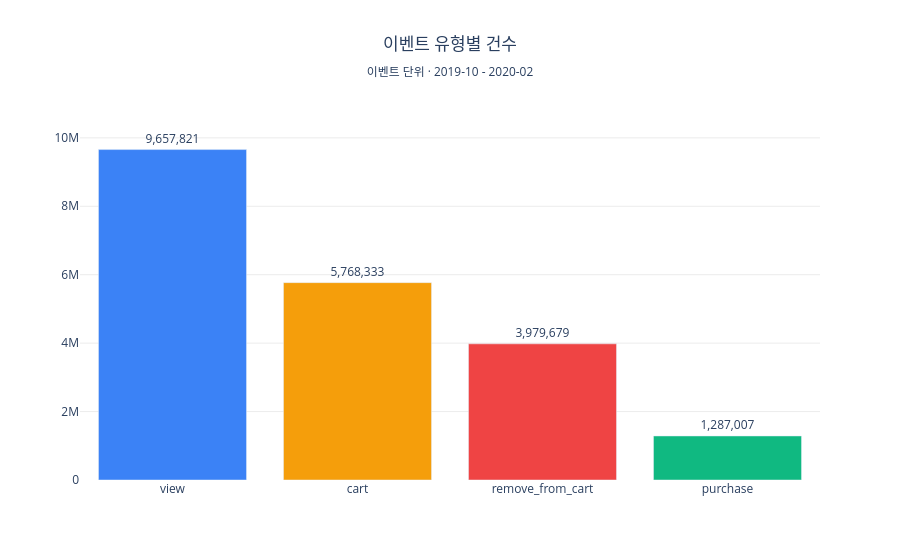

Here is the notebook cell this chart was saved with:
### Code cell
y = event_dist['건수']
fig = go.Figure(go.Bar(
    x=event_dist['event_type'],
    y=y,
    marker_color=[color_map.get(t, '#94A3B8') for t in event_dist['event_type']],
    text=y.map(lambda v: f"{v:,}"),
    textposition='outside',
))
fig.update_layout(
    title=dict(text='이벤트 유형별 건수<br><sub>이벤트 단위 · 2019-10 - 2020-02</sub>', x=0.5, xanchor='center'),
    plot_bgcolor='white',
    yaxis=dict(gridcolor='#ececec', range=[0, y.max() * 1.15]),
    showlegend=False,
)
fig.show()

### Figure 1 — Plotly figure (JSON) as saved in the notebook; plotly's stock layout.template omitted (floating-point values rounded to 4 significant figures)
{"data": [{"marker": {"color": ["#3B82F6", "#F59E0B", "#EF4444", "#10B981"]}, "text": ["9,657,821", "5,768,333", "3,979,679", "1,287,007"], "textposition": "outside", "type": "bar", "x": ["view", "cart", "remove_from_cart", "purchase"], "y": [9657821, 5768333, 3979679, 1287007]}], "layout": {"plot_bgcolor": "white", "showlegend": false, "title": {"text": "이벤트 유형별 건수<br><sub>이벤트 단위 · 2019-10 - 2020-02</sub>", "x": 0.5, "xanchor": "center"}, "yaxis": {"gridcolor": "#ececec", "range": [0, 11110000.0]}}}
